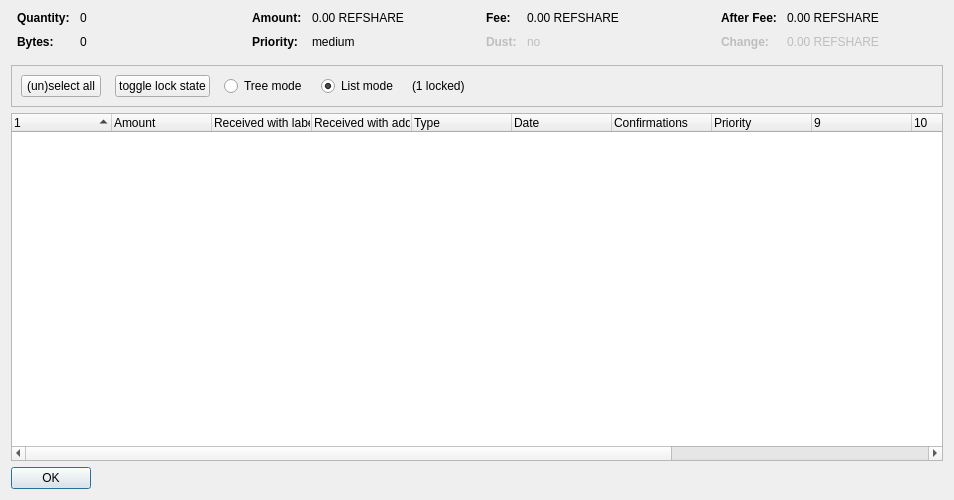
<?xml version="1.0" encoding="UTF-8"?>
<ui version="4.0">
 <class>CoinControlDialog</class>
 <widget class="QDialog" name="CoinControlDialog">
  <property name="geometry">
   <rect>
    <x>0</x>
    <y>0</y>
    <width>954</width>
    <height>500</height>
   </rect>
  </property>
  <property name="windowTitle">
   <string>Coin Selection</string>
  </property>
  <layout class="QVBoxLayout" name="verticalLayout">
   <item>
    <layout class="QHBoxLayout" name="horizontalLayoutTop" stretch="0,0,0,0">
     <property name="topMargin">
      <number>0</number>
     </property>
     <property name="bottomMargin">
      <number>10</number>
     </property>
     <item>
      <layout class="QFormLayout" name="formLayoutCoinControl1">
       <property name="horizontalSpacing">
        <number>10</number>
       </property>
       <property name="verticalSpacing">
        <number>10</number>
       </property>
       <property name="leftMargin">
        <number>6</number>
       </property>
       <property name="rightMargin">
        <number>6</number>
       </property>
       <item row="0" column="0">
        <widget class="QLabel" name="labelCoinControlQuantityText">
         <property name="font">
          <font>
           <weight>75</weight>
           <bold>true</bold>
          </font>
         </property>
         <property name="text">
          <string>Quantity:</string>
         </property>
        </widget>
       </item>
       <item row="0" column="1">
        <widget class="QLabel" name="labelCoinControlQuantity">
         <property name="cursor">
          <cursorShape>IBeamCursor</cursorShape>
         </property>
         <property name="contextMenuPolicy">
          <enum>Qt::ActionsContextMenu</enum>
         </property>
         <property name="text">
          <string notr="true">0</string>
         </property>
         <property name="textInteractionFlags">
          <set>Qt::LinksAccessibleByMouse|Qt::TextSelectableByKeyboard|Qt::TextSelectableByMouse</set>
         </property>
        </widget>
       </item>
       <item row="1" column="0">
        <widget class="QLabel" name="labelCoinControlBytesText">
         <property name="font">
          <font>
           <weight>75</weight>
           <bold>true</bold>
          </font>
         </property>
         <property name="text">
          <string>Bytes:</string>
         </property>
        </widget>
       </item>
       <item row="1" column="1">
        <widget class="QLabel" name="labelCoinControlBytes">
         <property name="cursor">
          <cursorShape>IBeamCursor</cursorShape>
         </property>
         <property name="contextMenuPolicy">
          <enum>Qt::ActionsContextMenu</enum>
         </property>
         <property name="text">
          <string notr="true">0</string>
         </property>
         <property name="textInteractionFlags">
          <set>Qt::LinksAccessibleByMouse|Qt::TextSelectableByKeyboard|Qt::TextSelectableByMouse</set>
         </property>
        </widget>
       </item>
      </layout>
     </item>
     <item>
      <layout class="QFormLayout" name="formLayoutCoinControl2">
       <property name="horizontalSpacing">
        <number>10</number>
       </property>
       <property name="verticalSpacing">
        <number>10</number>
       </property>
       <property name="leftMargin">
        <number>6</number>
       </property>
       <property name="rightMargin">
        <number>6</number>
       </property>
       <item row="0" column="0">
        <widget class="QLabel" name="labelCoinControlAmountText">
         <property name="font">
          <font>
           <weight>75</weight>
           <bold>true</bold>
          </font>
         </property>
         <property name="text">
          <string>Amount:</string>
         </property>
        </widget>
       </item>
       <item row="0" column="1">
        <widget class="QLabel" name="labelCoinControlAmount">
         <property name="cursor">
          <cursorShape>IBeamCursor</cursorShape>
         </property>
         <property name="contextMenuPolicy">
          <enum>Qt::ActionsContextMenu</enum>
         </property>
         <property name="text">
          <string notr="true">0.00 REFSHARE</string>
         </property>
         <property name="textInteractionFlags">
          <set>Qt::LinksAccessibleByMouse|Qt::TextSelectableByKeyboard|Qt::TextSelectableByMouse</set>
         </property>
        </widget>
       </item>
       <item row="1" column="0">
        <widget class="QLabel" name="labelCoinControlPriorityText">
         <property name="font">
          <font>
           <weight>75</weight>
           <bold>true</bold>
          </font>
         </property>
         <property name="text">
          <string>Priority:</string>
         </property>
        </widget>
       </item>
       <item row="1" column="1">
        <widget class="QLabel" name="labelCoinControlPriority">
         <property name="cursor">
          <cursorShape>IBeamCursor</cursorShape>
         </property>
         <property name="contextMenuPolicy">
          <enum>Qt::ActionsContextMenu</enum>
         </property>
         <property name="text">
          <string>medium</string>
         </property>
         <property name="textInteractionFlags">
          <set>Qt::LinksAccessibleByMouse|Qt::TextSelectableByKeyboard|Qt::TextSelectableByMouse</set>
         </property>
        </widget>
       </item>
      </layout>
     </item>
     <item>
      <layout class="QFormLayout" name="formLayoutCoinControl3">
       <property name="horizontalSpacing">
        <number>10</number>
       </property>
       <property name="verticalSpacing">
        <number>10</number>
       </property>
       <property name="leftMargin">
        <number>6</number>
       </property>
       <property name="rightMargin">
        <number>6</number>
       </property>
       <item row="0" column="0">
        <widget class="QLabel" name="labelCoinControlFeeText">
         <property name="font">
          <font>
           <weight>75</weight>
           <bold>true</bold>
          </font>
         </property>
         <property name="text">
          <string>Fee:</string>
         </property>
        </widget>
       </item>
       <item row="0" column="1">
        <widget class="QLabel" name="labelCoinControlFee">
         <property name="cursor">
          <cursorShape>IBeamCursor</cursorShape>
         </property>
         <property name="contextMenuPolicy">
          <enum>Qt::ActionsContextMenu</enum>
         </property>
         <property name="text">
          <string notr="true">0.00 REFSHARE</string>
         </property>
         <property name="textInteractionFlags">
          <set>Qt::LinksAccessibleByMouse|Qt::TextSelectableByKeyboard|Qt::TextSelectableByMouse</set>
         </property>
        </widget>
       </item>
       <item row="1" column="0">
        <widget class="QLabel" name="labelCoinControlLowOutputText">
         <property name="enabled">
          <bool>false</bool>
         </property>
         <property name="font">
          <font>
           <weight>75</weight>
           <bold>true</bold>
          </font>
         </property>
         <property name="text">
          <string>Dust:</string>
         </property>
        </widget>
       </item>
       <item row="1" column="1">
        <widget class="QLabel" name="labelCoinControlLowOutput">
         <property name="enabled">
          <bool>false</bool>
         </property>
         <property name="cursor">
          <cursorShape>IBeamCursor</cursorShape>
         </property>
         <property name="contextMenuPolicy">
          <enum>Qt::ActionsContextMenu</enum>
         </property>
         <property name="text">
          <string>no</string>
         </property>
         <property name="textInteractionFlags">
          <set>Qt::LinksAccessibleByMouse|Qt::TextSelectableByKeyboard|Qt::TextSelectableByMouse</set>
         </property>
        </widget>
       </item>
      </layout>
     </item>
     <item>
      <layout class="QFormLayout" name="formLayoutCoinControl4">
       <property name="horizontalSpacing">
        <number>10</number>
       </property>
       <property name="verticalSpacing">
        <number>10</number>
       </property>
       <property name="leftMargin">
        <number>6</number>
       </property>
       <property name="rightMargin">
        <number>6</number>
       </property>
       <item row="0" column="0">
        <widget class="QLabel" name="labelCoinControlAfterFeeText">
         <property name="font">
          <font>
           <weight>75</weight>
           <bold>true</bold>
          </font>
         </property>
         <property name="text">
          <string>After Fee:</string>
         </property>
        </widget>
       </item>
       <item row="0" column="1">
        <widget class="QLabel" name="labelCoinControlAfterFee">
         <property name="cursor">
          <cursorShape>IBeamCursor</cursorShape>
         </property>
         <property name="contextMenuPolicy">
          <enum>Qt::ActionsContextMenu</enum>
         </property>
         <property name="text">
          <string notr="true">0.00 REFSHARE</string>
         </property>
         <property name="textInteractionFlags">
          <set>Qt::LinksAccessibleByMouse|Qt::TextSelectableByKeyboard|Qt::TextSelectableByMouse</set>
         </property>
        </widget>
       </item>
       <item row="1" column="0">
        <widget class="QLabel" name="labelCoinControlChangeText">
         <property name="enabled">
          <bool>false</bool>
         </property>
         <property name="font">
          <font>
           <weight>75</weight>
           <bold>true</bold>
          </font>
         </property>
         <property name="text">
          <string>Change:</string>
         </property>
        </widget>
       </item>
       <item row="1" column="1">
        <widget class="QLabel" name="labelCoinControlChange">
         <property name="enabled">
          <bool>false</bool>
         </property>
         <property name="cursor">
          <cursorShape>IBeamCursor</cursorShape>
         </property>
         <property name="contextMenuPolicy">
          <enum>Qt::ActionsContextMenu</enum>
         </property>
         <property name="text">
          <string notr="true">0.00 REFSHARE</string>
         </property>
         <property name="textInteractionFlags">
          <set>Qt::LinksAccessibleByMouse|Qt::TextSelectableByKeyboard|Qt::TextSelectableByMouse</set>
         </property>
        </widget>
       </item>
      </layout>
     </item>
    </layout>
   </item>
   <item>
    <widget class="QFrame" name="frame">
     <property name="minimumSize">
      <size>
       <width>0</width>
       <height>40</height>
      </size>
     </property>
     <property name="frameShape">
      <enum>QFrame::StyledPanel</enum>
     </property>
     <property name="frameShadow">
      <enum>QFrame::Sunken</enum>
     </property>
     <layout class="QHBoxLayout" name="horizontalLayout">
      <item>
       <layout class="QHBoxLayout" name="horizontalLayoutPanel" stretch="0,0,0,0,0,0">
        <property name="spacing">
         <number>14</number>
        </property>
        <item>
         <widget class="QPushButton" name="pushButtonSelectAll">
          <property name="sizePolicy">
           <sizepolicy hsizetype="Maximum" vsizetype="Fixed">
            <horstretch>0</horstretch>
            <verstretch>0</verstretch>
           </sizepolicy>
          </property>
          <property name="text">
           <string>(un)select all</string>
          </property>
          <property name="autoDefault">
           <bool>false</bool>
          </property>
         </widget>
        </item>
        <item>
         <widget class="QPushButton" name="pushButtonToggleLock">
          <property name="sizePolicy">
           <sizepolicy hsizetype="Maximum" vsizetype="Fixed">
            <horstretch>0</horstretch>
            <verstretch>0</verstretch>
           </sizepolicy>
          </property>
          <property name="text">
           <string>toggle lock state</string>
          </property>
          <property name="autoDefault">
           <bool>false</bool>
          </property>
         </widget>
        </item>
        <item>
         <widget class="QRadioButton" name="radioTreeMode">
          <property name="sizePolicy">
           <sizepolicy hsizetype="Maximum" vsizetype="Fixed">
            <horstretch>0</horstretch>
            <verstretch>0</verstretch>
           </sizepolicy>
          </property>
          <property name="text">
           <string>Tree mode</string>
          </property>
         </widget>
        </item>
        <item>
         <widget class="QRadioButton" name="radioListMode">
          <property name="sizePolicy">
           <sizepolicy hsizetype="Maximum" vsizetype="Fixed">
            <horstretch>0</horstretch>
            <verstretch>0</verstretch>
           </sizepolicy>
          </property>
          <property name="text">
           <string>List mode</string>
          </property>
          <property name="checked">
           <bool>true</bool>
          </property>
         </widget>
        </item>
        <item>
         <widget class="QLabel" name="labelLocked">
          <property name="text">
           <string>(1 locked)</string>
          </property>
         </widget>
        </item>
        <item>
         <spacer name="horizontalSpacer">
          <property name="orientation">
           <enum>Qt::Horizontal</enum>
          </property>
          <property name="sizeHint" stdset="0">
           <size>
            <width>40</width>
            <height>20</height>
           </size>
          </property>
         </spacer>
        </item>
       </layout>
      </item>
     </layout>
    </widget>
   </item>
   <item>
    <widget class="CoinControlTreeWidget" name="treeWidget">
     <property name="contextMenuPolicy">
      <enum>Qt::CustomContextMenu</enum>
     </property>
     <property name="sortingEnabled">
      <bool>false</bool>
     </property>
     <property name="columnCount">
      <number>13</number>
     </property>
     <attribute name="headerShowSortIndicator" stdset="0">
      <bool>true</bool>
     </attribute>
     <attribute name="headerStretchLastSection">
      <bool>false</bool>
     </attribute>
     <column>
      <property name="text">
       <string/>
      </property>
     </column>
     <column>
      <property name="text">
       <string>Amount</string>
      </property>
     </column>
     <column>
      <property name="text">
       <string>Received with label</string>
      </property>
     </column>
     <column>
      <property name="text">
       <string>Received with address</string>
      </property>
     </column>
     <column>
      <property name="text">
	<string>Type</string>
      </property>
     </column>
     <column>
      <property name="text">	 
       <string>Date</string>
      </property>
     </column>
     <column>
      <property name="text">
       <string>Confirmations</string>
      </property>
      <property name="toolTip">
       <string>Confirmed</string>
      </property>
     </column>
     <column>
      <property name="text">
       <string>Priority</string>
      </property>
     </column>
     <column>
      <property name="text">
       <string/>
      </property>
     </column>
     <column>
      <property name="text">
       <string/>
      </property>
     </column>
     <column>
      <property name="text">
       <string/>
      </property>
     </column>
     <column>
      <property name="text">
       <string/>
      </property>
     </column>
     <column>
      <property name="text">
       <string/>
      </property>
     </column>
    </widget>
   </item>
   <item>
    <widget class="QDialogButtonBox" name="buttonBox">
     <property name="sizePolicy">
      <sizepolicy hsizetype="Maximum" vsizetype="Fixed">
       <horstretch>0</horstretch>
       <verstretch>0</verstretch>
      </sizepolicy>
     </property>
     <property name="orientation">
      <enum>Qt::Horizontal</enum>
     </property>
     <property name="standardButtons">
      <set>QDialogButtonBox::Ok</set>
     </property>
    </widget>
   </item>
  </layout>
 </widget>
 <customwidgets>
  <customwidget>
   <class>CoinControlTreeWidget</class>
   <extends>QTreeWidget</extends>
   <header>coincontroltreewidget.h</header>
  </customwidget>
 </customwidgets>
 <resources/>
 <connections/>
</ui>
